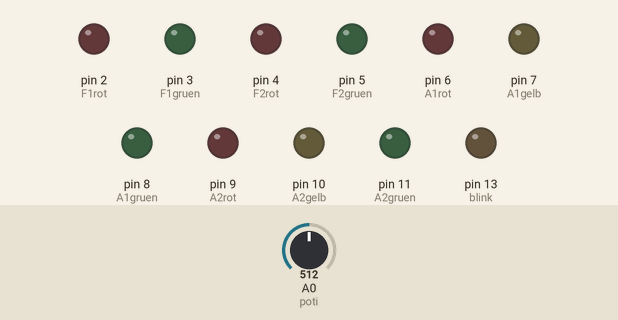
Bench run of a sketch on a simulated Arduino Uno, built with avr-gcc and run on an emulated ATmega328P. Shown: output pins drawn as LEDs (lit = HIGH). Dashed ring = blinking. The inputs (shaded band) are chosen by the test bench; at power-on: A0 (poti) = 512.

Above: at 1.2 s.
1.3 s: A0 (poti) set to 458
At 3.3 s:
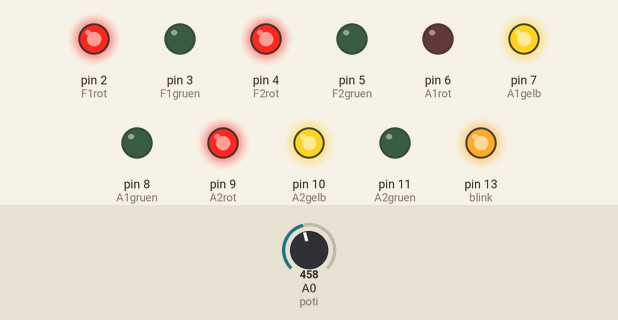
4.3 s: A0 (poti) set to 429
At 4.7 s:
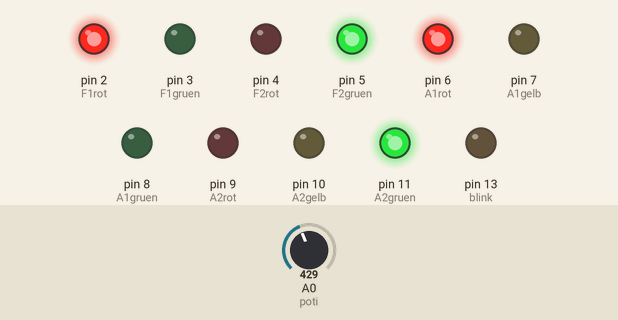
7.3 s: A0 (poti) set to 412
10.3 s: A0 (poti) set to 381
11.8 s: A0 (poti) set to 0
At 13.0 s:
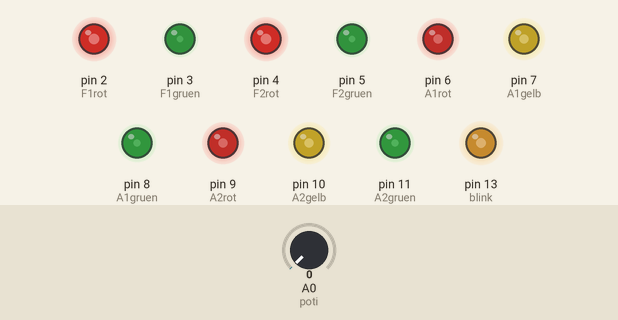
13.3 s: A0 (poti) set to 122
At 14.2 s:
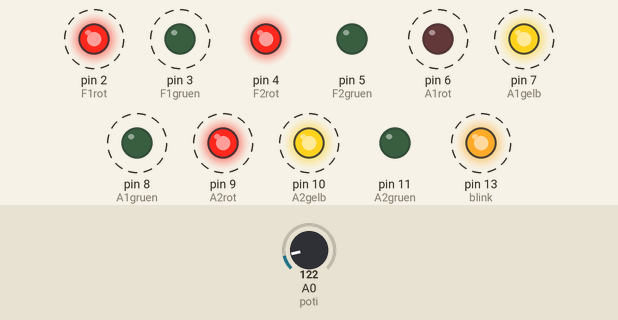
Timing chart, 0 to 17.3 s (numbered marks = the images above; inputs shaded):
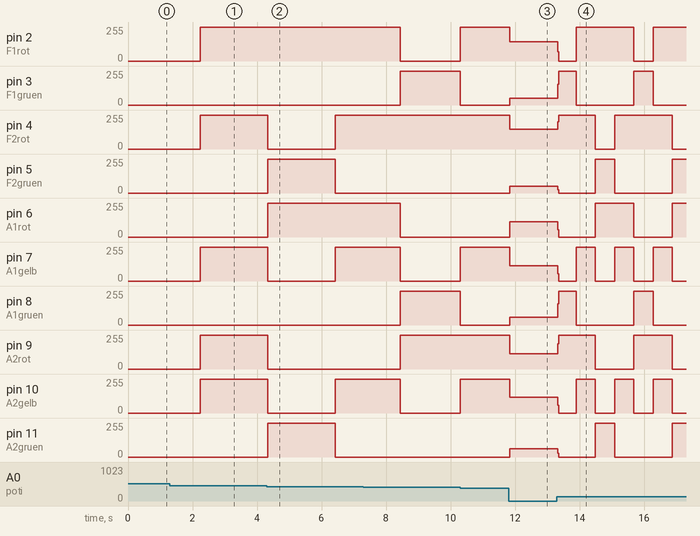

The sketch:

alc-ampel.ino
```cpp
unsigned int status = 1;

const int F1rot = 2;
const int F1gruen = 3;
const int F2rot = 4;
const int F2gruen = 5;
const int A1rot = 6;
const int A1gelb = 7;
const int A1gruen = 8;
const int A2rot = 9;
const int A2gelb = 10;
const int A2gruen = 11;

const int blink = 13;

const int poti = 0;

unsigned long previousMillis = 0;

const long interval = 5000;

void setup() {
    pinMode(F1rot, OUTPUT);
    pinMode(F1gruen, OUTPUT);
    pinMode(F2rot, OUTPUT);
    pinMode(F2gruen, OUTPUT);
    pinMode(A1rot, OUTPUT);
    pinMode(A1gelb, OUTPUT);
    pinMode(A1gruen, OUTPUT);
    pinMode(A2rot, OUTPUT);
    pinMode(A2gelb, OUTPUT);
    pinMode(A2gruen, OUTPUT);
    pinMode(blink, OUTPUT);

}

void loop() {
    unsigned long currentMillis = millis();
    float speed = analogRead(poti)/1024.0;
    if (currentMillis - previousMillis >= (float)interval*speed)
    {
        previousMillis = currentMillis;
        digitalWrite(blink, !digitalRead(blink));
        clearAll();
        if( (status % 4 + 1) == 1 )
        {
            status1();
            status++;
        }
        else if( (status % 4 + 1) == 2 )
        {
            status2();
            status++;
        }
        else if( (status % 4 + 1) == 3 )
        {
            status3();
            status++;
        }
        else if( (status % 4 + 1) == 4 )
        {
            status4();
            status++;
        }
    }

}

void clearAll()
{
    digitalWrite(F1rot,   LOW);
    digitalWrite(F1gruen, LOW);
    digitalWrite(F2rot,   LOW);
    digitalWrite(F2gruen, LOW);
    digitalWrite(A1rot,   LOW);
    digitalWrite(A1gelb,  LOW);
    digitalWrite(A1gruen, LOW);
    digitalWrite(A2rot,   LOW);
    digitalWrite(A2gelb,  LOW);
    digitalWrite(A2gruen, LOW);
}

void status1()
{
    digitalWrite(A1gruen, HIGH);
    digitalWrite(A2rot, HIGH);
    digitalWrite(F1gruen, HIGH);
    digitalWrite(F2rot, HIGH);
}

void status2()
{
    digitalWrite(A1gelb, HIGH);
    digitalWrite(A2rot, HIGH);
    digitalWrite(A2gelb, HIGH);
    digitalWrite(F1rot, HIGH);
    digitalWrite(F2rot, HIGH);
}

void status3()
{
    digitalWrite(A1rot, HIGH);
    digitalWrite(A2gruen, HIGH);
    digitalWrite(F1rot, HIGH);
    digitalWrite(F2gruen, HIGH);
}

void status4()
{
    digitalWrite(A1rot, HIGH);
    digitalWrite(A1gelb, HIGH);
    digitalWrite(A2gelb, HIGH);
    digitalWrite(F1rot, HIGH);
    digitalWrite(F2rot, HIGH);
}
```

Measured:
- the behaviour switches between 441 and 440 on A0 (poti) (found by bisection; images 1 and 2)
- after the input at 1.3 s, pin 2 (F1rot), pin 4 (F2rot), pin 7 (A1gelb), pin 9 (A2rot), pin 10 (A2gelb), pin 13 (blink): 0/255 → 255/255 after 0.94 s instead of 1.2 s
- after the input at 11.8 s, pin 2 (F1rot): 255/255 → 145/255 at once; pin 3 (F1gruen): 0/255 → 50/255 at once; pin 4 (F2rot): 255/255 → 148/255 at once; pin 5 (F2gruen): 0/255 → 52/255 at once; pin 6 (A1rot): 0/255 → 113/255 at once
- after the input at 13.3 s, pin 2 (F1rot): alternates 255/255 for 1.8 s and 0/255 for 0.59 s, starting at once; pin 3 (F1gruen): alternates 255/255 for 0.59 s and 0/255 for 1.8 s, starting at once
